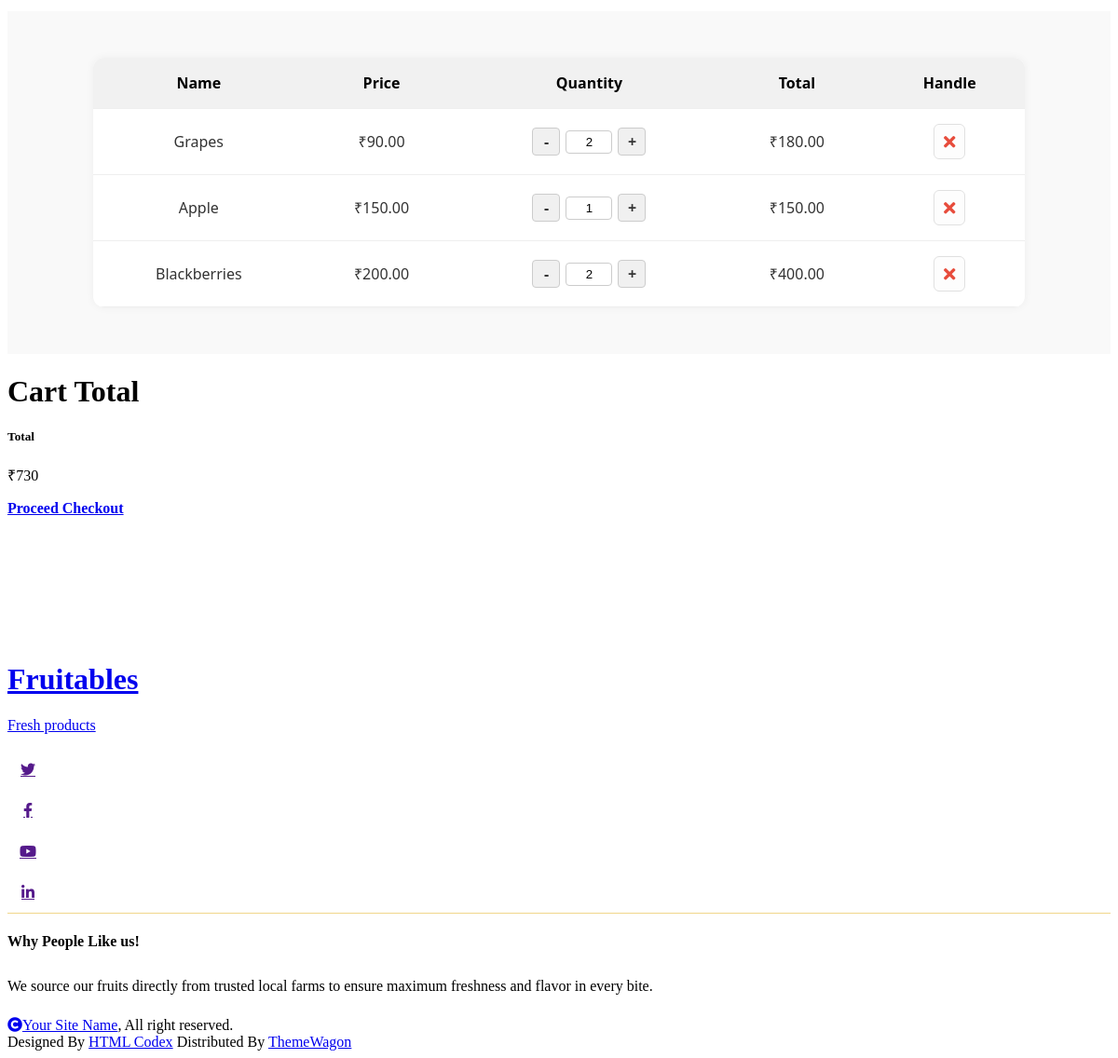
The page /cart/ (lower part) on the database as committed earlier.
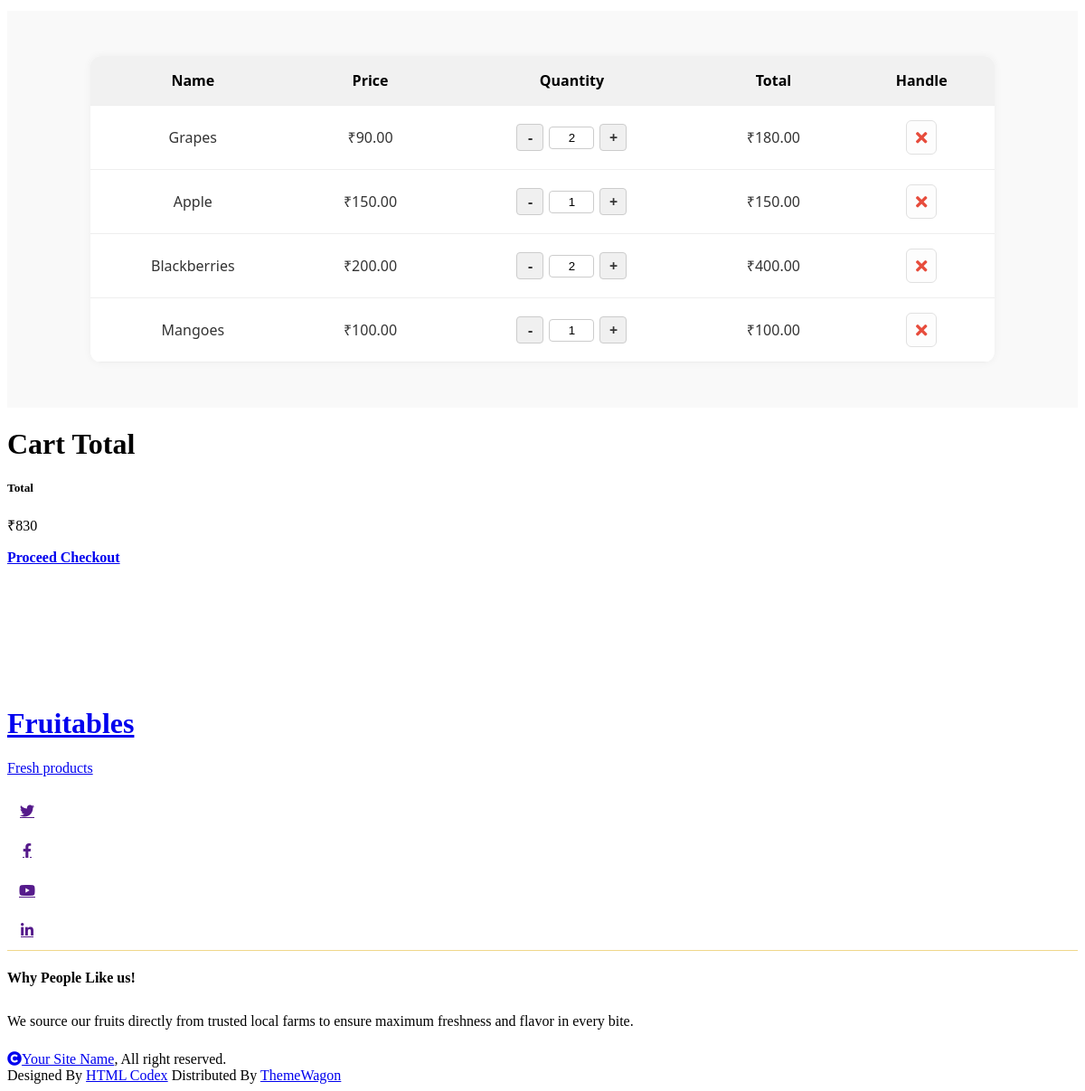
The same page on the database as committed later.
### cart/models.py (models this page shows, shortened)
class Cart(models.Model):
    product_name = models.CharField(max_length=20)
    quantity = models.IntegerField(default=1)
    price = models.DecimalField(max_digits = 10, decimal_places = 2)
    total = models.DecimalField(max_digits = 10, decimal_places = 2, blank=True, default=0)

### cart/views.py (the view)
# urls.py: path("", cart, name="cart"),
def cart(request):
    obj = cart_model.Cart.objects.all()
    total = cart_model.Cart.objects.aggregate(
        total=Sum('total',filter=Q(total__isnull=False)))
    t = total['total']
    return render(request,"core/cart.html",{'carts':obj,'total':t} )

### core/templates/core/cart.html (shortened to what this page needs)
{% extends 'core/base.html' %}
{% block start %}
<div class="cart-container">
    <div class="cart-table-wrapper">
        <table class="cart-table">
            <thead>
                <tr>
                    <th>Name</th>
                    <th>Price</th>
                    <th>Quantity</th>
                    <th>Total</th>
                    <th>Handle</th>
                </tr>
            </thead>
            <tbody>
                {% for cart in carts %}
                <tr>
                    <td>
                        <p>{{ cart.product_name }}</p>
                    </td>
                    <td>
                        <p>₹{{ cart.price }}</p>
                    </td>
                    <td>
                        <div class="quantity-wrapper">
                            <a href="{% url 'cart_modify_minos' cart.id %}" class="qty-btn">-</a>
                            <input type="text" class="qty-input" value="{{ cart.quantity }}">
                            <a href="{% url 'cart_modify_plus' cart.id %}" class="qty-btn">+</a>
                        </div>
                    </td>
                    <td>
                        <p>₹{{ cart.total }}</p>
                    </td>
                    <td>
                        <a href="{% url 'cart_delete' cart.id %}" class="delete-btn">
                            <i class="fa fa-times"></i>
                        </a>
                    </td>
                </tr>
                {% endfor %}
            </tbody>
        </table>
    </div>
</div>
<div class="row g-4 justify-content-end">
    <div class="col-sm-8 col-md-7 col-lg-6 col-xl-4">
        <div id="cart_pay" class="bg-light rounded">
            <div class="p-4">
                <h1 class="display-6 mb-4">Cart <span class="fw-normal">Total</span></h1>
            </div>
            <div class="py-4 mb-4 border-top border-bottom d-flex justify-content-between">
                <h5 class="mb-0 ps-4 me-4">Total</h5>
                <p class="mb-0 pe-4">₹{{total}}</p>
            </div>
            <a href="/cart/proceed_checkout/"
                class="btn border-secondary rounded-pill px-4 py-3 text-primary text-uppercase mb-4 ms-4"
                type="button">Proceed Checkout</a>
        </div>
    </div>
</div>
{% endblock %}

Rows that differ between the two databases and show on the page:
added Cart: product_name "Mangoes", price "100.00", quantity "1", total "100.00"
Other text that changed with them:
{{ total }}: "730" → "830"
